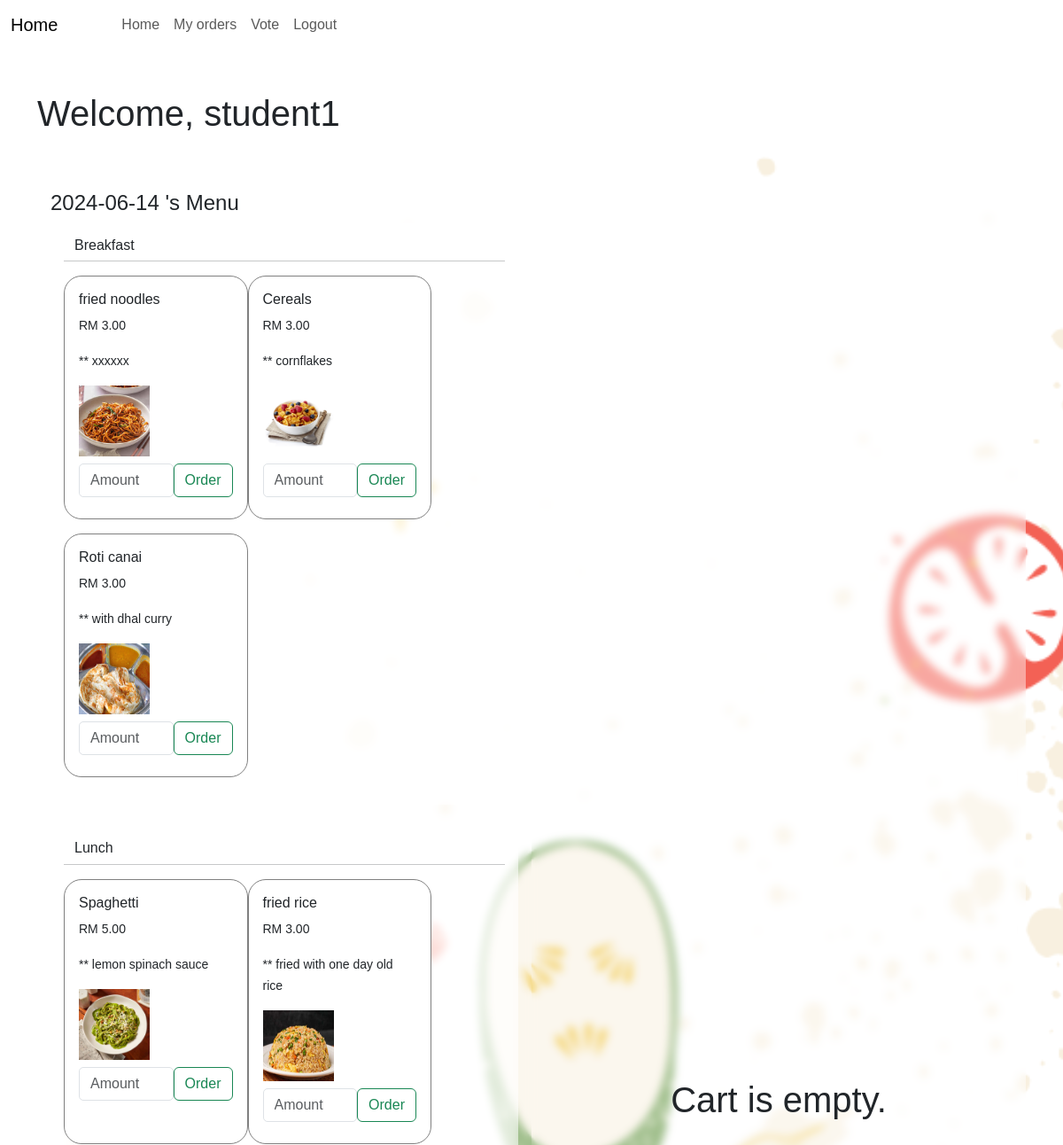
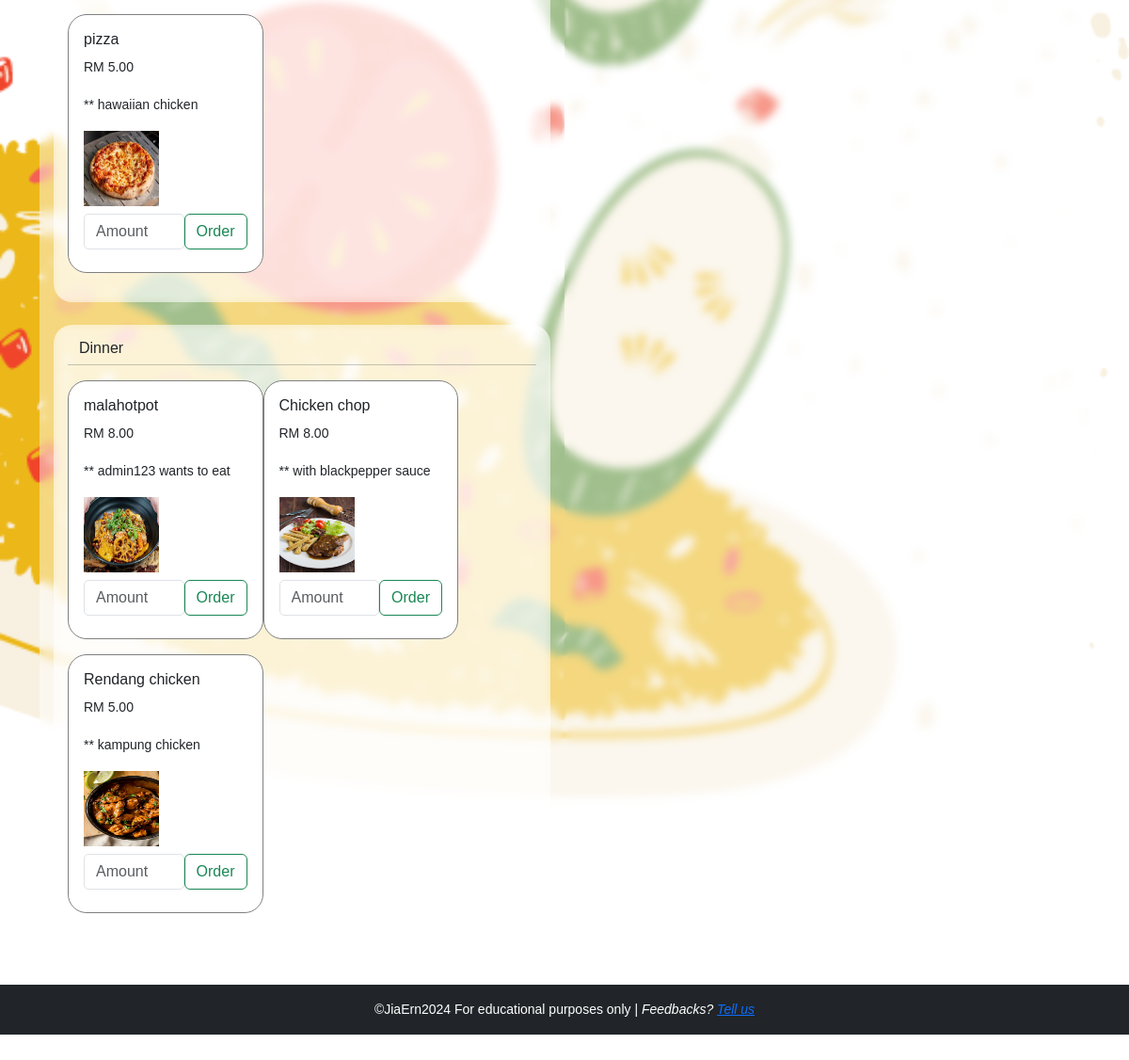
Screenshot of /views/pages/home.php (signed in) with the database file from the repository (2 pictures, top to bottom).
### tables this page shows
CREATE TABLE `categories` (
  `id` int(11) NOT NULL,
  `name` varchar(255) NOT NULL
);

CREATE TABLE `foods` (
  `id` int(11) NOT NULL,
  `name` varchar(255) NOT NULL,
  `price` decimal(10,2) NOT NULL,
  `description` text DEFAULT NULL,
  `image` varchar(255) DEFAULT NULL,
  `category_id` int(11) NOT NULL,
  `isActive` tinyint(1) NOT NULL
);

### views/pages/home.php (the view, shortened to what this page needs)
<?php
    function get_content(){
        require_once '../../controllers/connection.php';
?>
<head>
    <link rel="stylesheet" href="../../css/dashboard.css">
</head>
<div class="container my-5">
    <h1>Welcome, <?php echo $_SESSION['user_info']['username'] ?></h1>
</div>
<?php
    $query = "SELECT categories.name AS category_name,
    foods1.id AS food_id_1, foods1.name AS food_name_1, foods1.image AS food_image_1, foods1.price AS food_price_1, foods1.description AS food_description_1,
    foods2.id AS food_id_2, foods2.name AS food_name_2, foods2.image AS food_image_2, foods2.price AS food_price_2, foods2.description AS food_description_2,
    foods3.id AS food_id_3, foods3.name AS food_name_3, foods3.image AS food_image_3, foods3.price AS food_price_3, foods3.description AS food_description_3
    FROM menus
    JOIN categories ON menus.category_id = categories.id
    LEFT JOIN foods AS foods1 ON menus.food_id_1 = foods1.id
    LEFT JOIN foods AS foods2 ON menus.food_id_2 = foods2.id
    LEFT JOIN foods AS foods3 ON menus.food_id_3 = foods3.id
    WHERE menus.menu_date = CURDATE();";
    $result = mysqli_query($cn, $query);
    $menus = mysqli_fetch_all($result, MYSQLI_ASSOC);
?>
<div class="my-5">
    <div class="mx-auto row w-100 container">
        <div class="col-md-6 d-flex flex-column dashboard-section home-menu">
            <?php if($menus) :
                 $date = new DateTime();
                 $date->modify('+1 day');
                 $next_day_date = $date->format('Y-m-d');
            ?>
                <div>
                <h4><?php echo $next_day_date?> 's Menu</h4>
                <?php foreach ($menus as $menu): ?>
                <div class="dashboard-section row mx-auto ">
                    <h6><?php echo  $menu['category_name'] ; ?></h6>
                    <hr>
                    <?php for ($i = 1; $i < 4; $i++):
                        $food_name = 'food_name_' . $i;
                        $food_image = 'food_image_' . $i;
                        $food_price = 'food_price_' . $i;
                        $food_desc = 'food_description_' . $i;
                        if (!empty($menu[$food_name])):
                    ?>
                        <div class="col-md-5 mb-3 foods p-3">
                            <h6><?php echo $menu[$food_name]; ?></h6>
                            <p><small>RM <?php echo  $menu[$food_price]?></small></p>
                            <p><small>** <?php echo  $menu[$food_desc]?></small></p>
                            <img src="<?php echo  $menu[$food_image]?>" alt="" style="width:80px; height:80px">
                            <form action="/controllers/cart/add.php" class="d-flex my-2" method="POST">
                                <input type="number" placeholder="Amount" style="border-radius: 5px; " class="form-control" name="quantity">
                                <button type="submit" class="btn btn-outline-success">Order</button>
                            </form>
                        </div>
                        <?php endif;?>
                    <?php endfor; ?>
                </div>
                <br>
                <?php endforeach; ?>
                 </div>
            <?php endif;?>
        </div>
        <div class="col-md-6 d-flex flex-column justify-content-center align-items-center dashboard-section">
            <?php if (!empty($foods)): ?>
                <h2 class="py-4">My Cart</h2>
                <table class="table table-responsive table-hover">
                    <thead>
                        <tr>
                            <th></th>
                            <th>Name</th>
                            <th>Price</th>
                            <th>Quantity</th>
                            <th>Subtotal</th>
                        </tr>
                    </thead>
                    <tbody class="table-group-divider">
                        <?php
                            $total = 0;
                            foreach ($foods as $food):
                                $food_id = $food['id'];
                                $quantity = $cart_items[$food_id];
                                $subtotal = $food['price'] * $quantity;
                                $total += $subtotal;
                        ?>
                        <tr>
                            <td><a href="/controllers/cart/delete.php?id=<?php echo $food_id?>" class="btn btn-outline-danger remove">X</a></td>
                            <td><?php echo $food['name']; ?></td>
                            <td class="price"><?php echo $food['price']; ?></td>
                            <td>
                                <form action="">
                                    <input class="form-control quantity_form" type="number" value="<?php echo $quantity?>" name="quantity" data-id="<?php echo $food_id?>">
                                </form>
                            </td>
                            <td class="subtotal"><?php echo $subtotal; ?></td>
                        </tr>
                        <?php endforeach; ?>
                        <tr>
                            <td>
                                <a href="/controllers/cart/empty.php" class="btn btn-outline-danger">Empty Cart</a>
                            </td>
                            <td></td>
                            <td></td>
                            <td>
                                <button class="btn btn-outline-success" id="checkoutBtn">
                                    Checkout
                                </button>
                            </td>
                            <td class="fw-bold" id="total"><?php echo $total; ?></td>
                        </tr>
                    <tbody>
                </table>
            <?php else: ?>
                <h1 class="text-center">Cart is empty.</h1>
            <?php endif; ?>
        </div>
    </div>
</div>
<?php
}
require_once '../template/layout.php';
?>

### css/dashboard.css (style rules this page uses)
body { overflow-x: hidden; font-family: "Franklin Gothic Medium", "Arial Narrow", Arial, sans-serif; background-image: url(/images/dashboard_bg.png); background-size: cover; background-repeat: none; }
.dashboard-section { background-color: rgba(255, 255, 255, 0.444); backdrop-filter: blur(5px); padding: 15px; border-radius: 20px; }
.foods { background-color: white; border-radius: 20px; transition: 0.3s; border: 1px solid grey; }
.home-menu { height: 60vh; overflow-y: scroll; }

### rows the page displays
categories: name "Breakfast", foods.name "fried noodles", foods.price "3.00", foods.description "xxxxxx", foods.image (picture), foods.name "Cereals", foods.description "cornflakes", foods.name "Roti canai", foods.description "with dhal curry"
categories: name "Lunch", foods.name "Spaghetti", foods.price "5.00", foods.description "lemon spinach sauce", foods.image (picture), foods.name "fried rice", foods.price "3.00", foods.description "fried with one day old rice", foods.name "pizza", foods.description "hawaiian chicken"
categories: name "Dinner", foods.name "malahotpot", foods.price "8.00", foods.description "admin123 wants to eat", foods.image (picture), foods.name "Chicken chop", foods.description "with blackpepper sauce", foods.name "Rendang chicken", foods.price "5.00", foods.description "kampung chicken"

### other values shown
$_SESSION['user_info']['username'] "student1"
